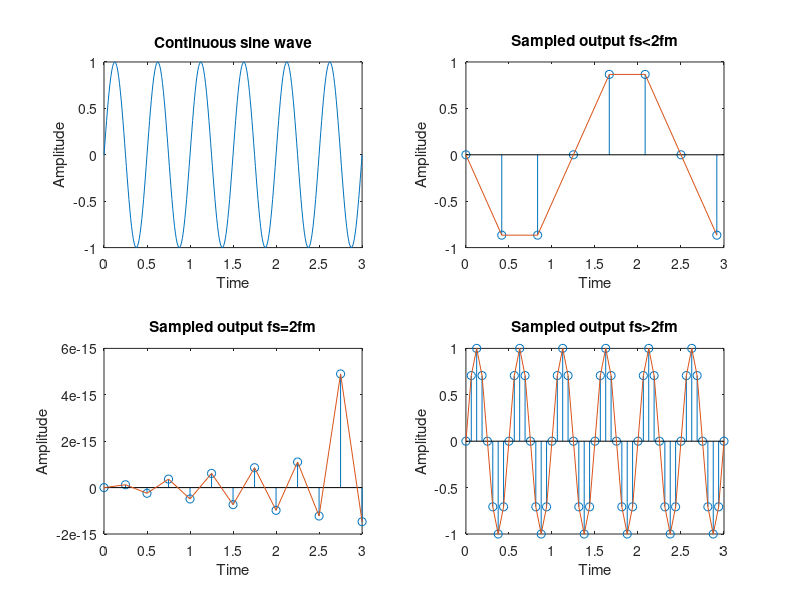

This chart was generated by the following MATLAB code:
%To Demonstrate sampling theorm
f=2;
fs1=1.2*f;
fs2=2*f;
fs3=8*f;
t=0:0.01:3;
t1=0:1/fs1:3;
t2=0:1/fs2:3;
t3=0:1/fs3:3;
x=sin(2*pi*f*t);
subplot(2,2,1);
plot(t,x);
xlabel('Time');
ylabel('Amplitude');
title('Continuous sine wave');

%Under sampling
% for fs<2fm
y1=sin(2*pi*f*t1);
subplot(2,2,2);
stem(t1,y1);
hold on
plot(t1,y1)
xlabel('Time');
ylabel('Amplitude');
title('Sampled output fs<2fm');
hold off

%Critical sampling    for fs=2fm
y2=sin(2*pi*f*t2);
subplot(2,2,3);
stem(t2,y2);
hold on
plot(t2,y2);
xlabel('Time');
ylabel('Amplitude');
title('Sampled output fs=2fm');
hold off

%Over sampling   for fs>2fm
y3=sin(2*pi*f*t3);
subplot(2,2,4);
stem(t3,y3);
hold on
plot(t3,y3);
xlabel('Time');
ylabel('Amplitude');
title('Sampled output fs>2fm');
hold off